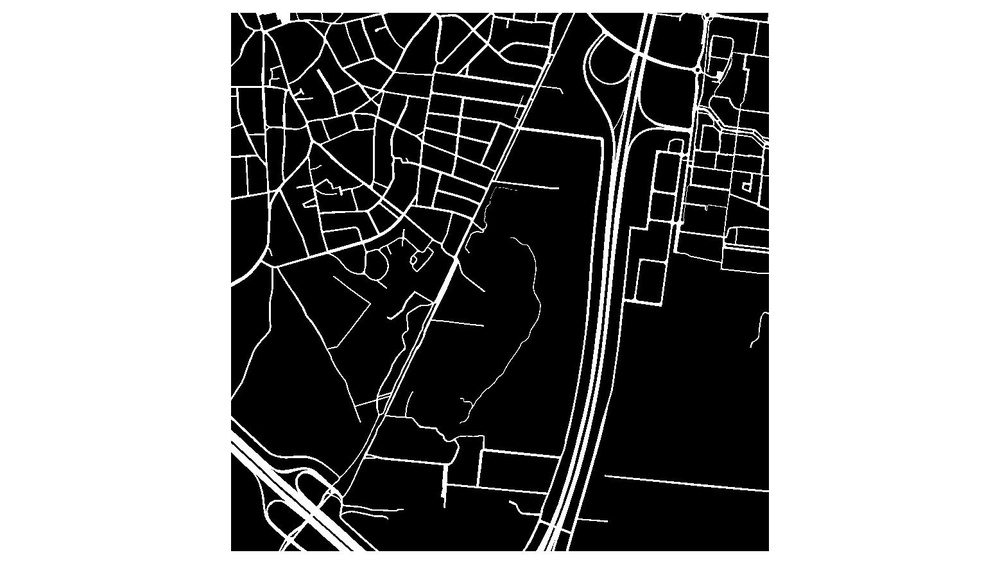
#> input picture testfiles/Rutgers_Test_Zone/labeled.jpg, 1000 x 564 px, shrunk from 1558 x 879 before the run
$ jupyter execute edge_detection.ipynb
#> lines starting #> are read from the running program, lines starting #| are printed output that depends on the picture; after the words box and inside, x2 and y2 are one past the last pixel; in counts of white or black regions, pixels touching at a corner belong together
[cell 1]
import cv2
import numpy as np

img = cv2.imread('labeled.jpg', cv2.IMREAD_COLOR)
#> img is the input picture: shape (564, 1000, 3); min 0, max 255, mean 139.2

edges = cv2.Canny(img,50,150,apertureSize = 3)
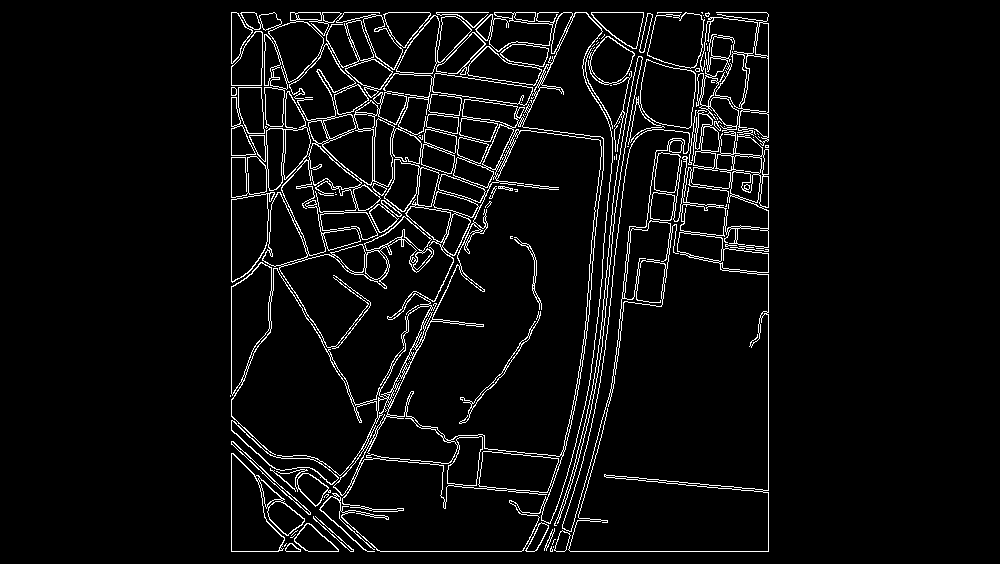
#> edges: shape (564, 1000); 5.1% white in thin lines or dots, all inside (x1, y1, x2, y2) = (230, 12, 769, 552)

lines = cv2.HoughLines(edges,1,np.pi/180,10)
for rho,theta in lines[0]:
    a = np.cos(theta)
    b = np.sin(theta)
    x0 = a*rho
    y0 = b*rho
    x1 = int(x0 + 1000*(-b))
    y1 = int(y0 + 1000*(a))
    x2 = int(x0 - 1000*(-b))
    y2 = int(y0 - 1000*(a))

    cv2.line(img,(x1,y1),(x2,y2),(0,0,255),2)
#> this loop made 1 pass
#> (rho, theta, a, b, x0, y0, x1, y1) on pass 1: (768, 0, 1, 0, 768, 0, 768, 1000)
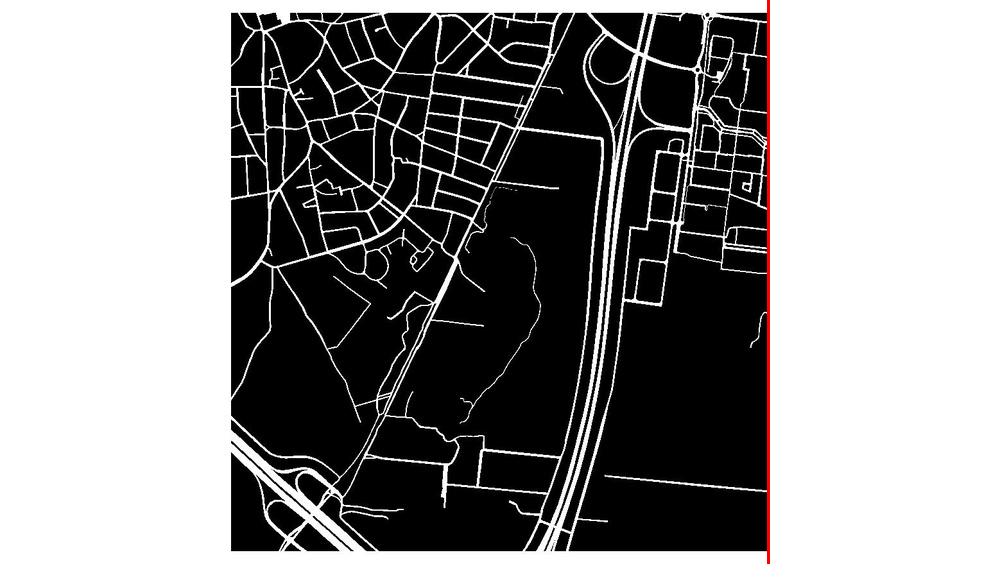
#> img: shape (564, 1000, 3); 0.3% of pixels changed, all inside (x1, y1, x2, y2) = (767, 0, 770, 564)

cv2.imshow('lines',img)
cv2.imshow('Image', img)
cv2.waitKey(0)
cv2.destroyAllWindows()
